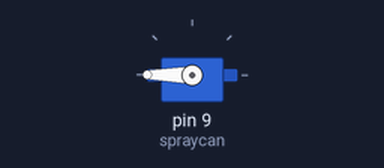
Bench run of a sketch on a simulated Arduino Uno, built with avr-gcc and run on an emulated ATmega328P. Parts: servo.

Above: at 0.7 s.
Timing chart, 0 to 2.2 s (numbered marks = the images above):
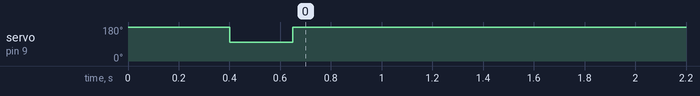

The sketch:

servo_test.ino
```cpp
#include <Servo.h>


Servo spraycan;

void setup() {

  spraycan.attach(9);
  spraycan.write(180);
  delay(400);
  spraycan.write(100);
  delay(250);
  spraycan.write(180);
}

void loop() {

}
```
